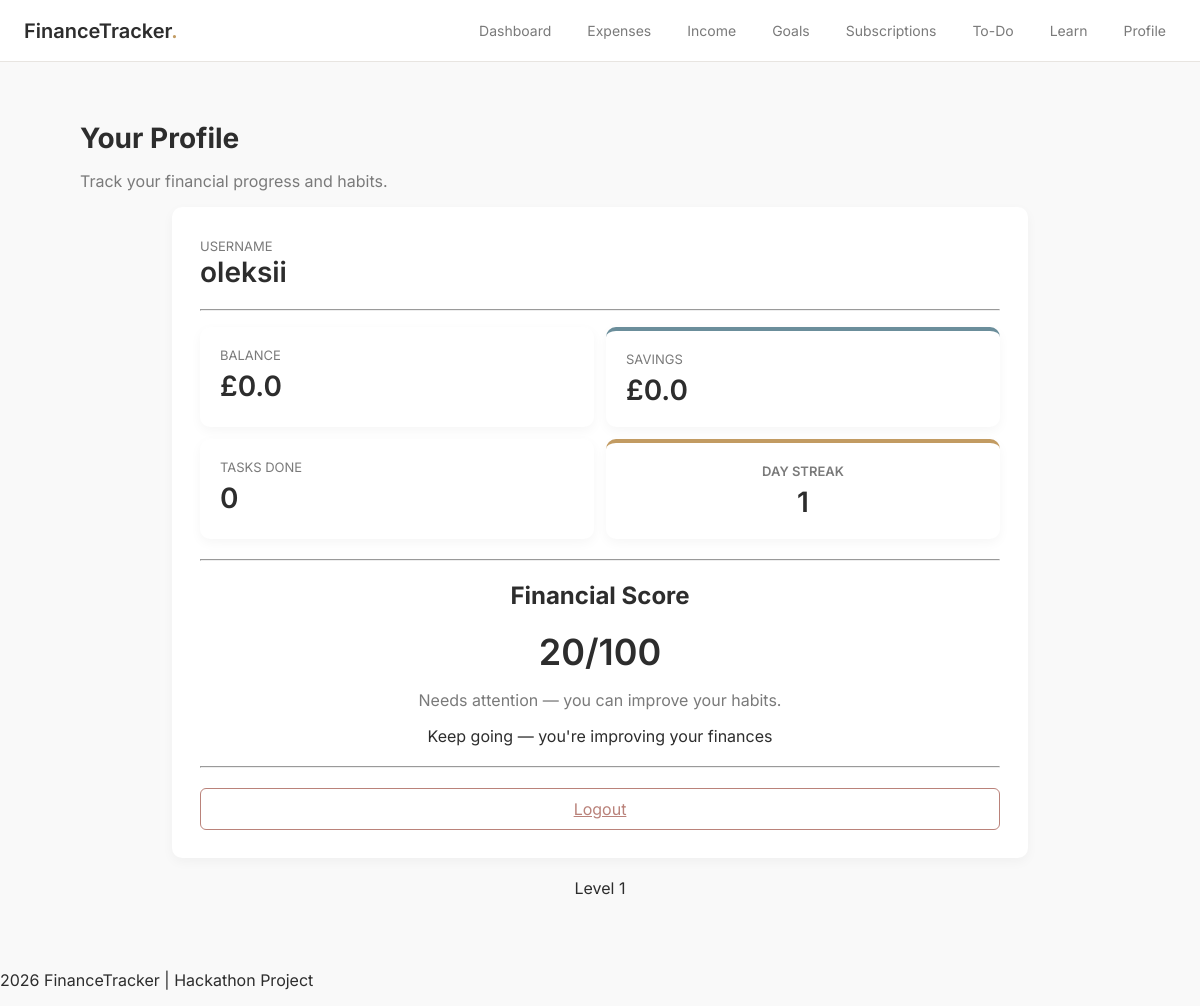
/profile/oleksii, run on an earlier commit of the app's database.
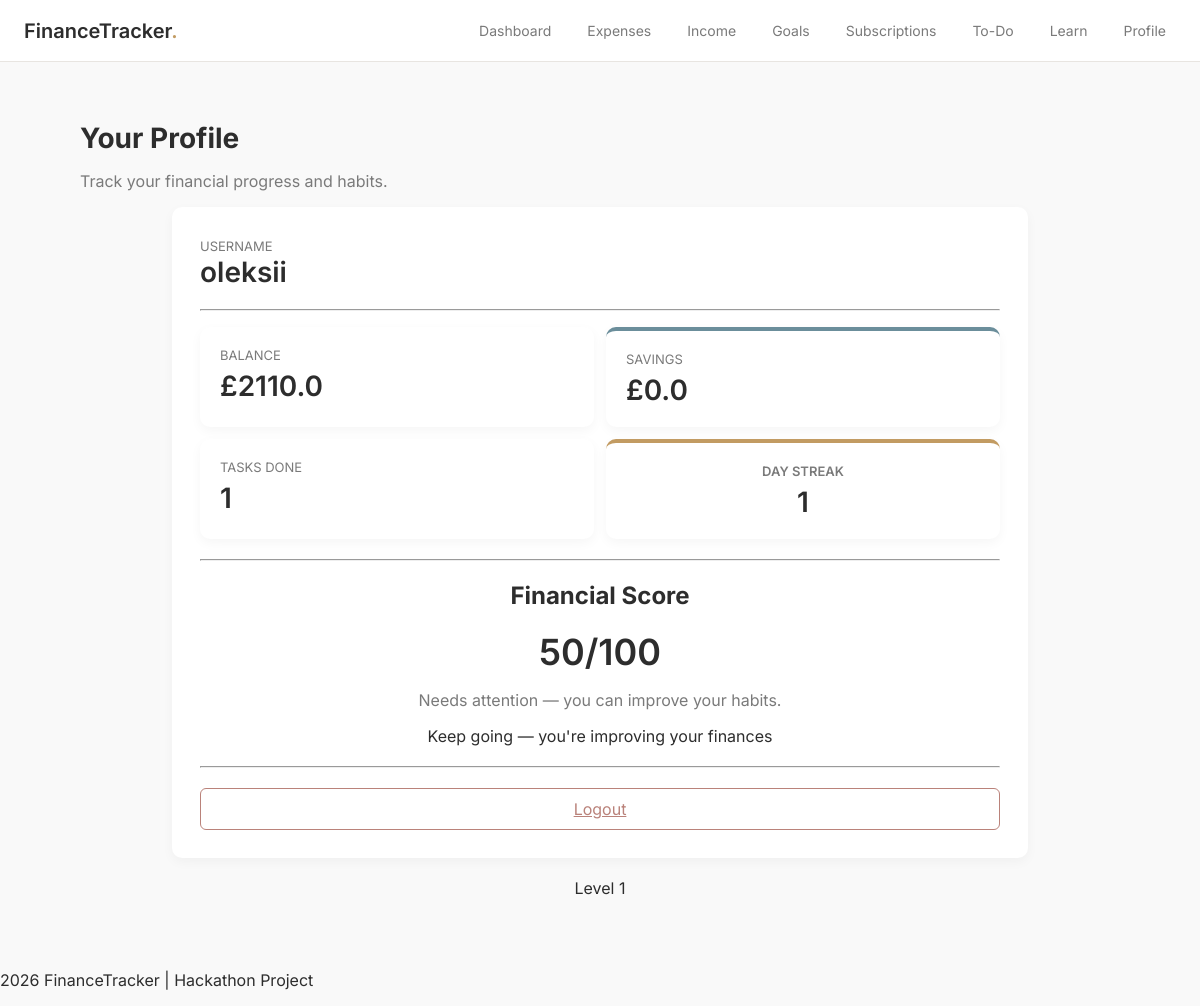
And on a later commit of the database.
### tables this page shows
CREATE TABLE users (
        id INTEGER PRIMARY KEY AUTOINCREMENT,
        username TEXT UNIQUE,
        streak INTEGER DEFAULT 0,
        email TEXT,
        password TEXT,
        balance REAL DEFAULT 0,
        savings REAL DEFAULT 0,
        last_active TEXT
    );

### app.py (the view)
@app.route("/profile/<username>")
def profile(username):
    user_id = get_user_id(username)
    if not user_id:
        return redirect(url_for("index"))
    conn = get_db()
    user = conn.execute(
        "SELECT * FROM users WHERE id=?",
        (user_id,)
    ).fetchone()
    income_data = conn.execute(
        "SELECT * FROM income WHERE user_id=?",
        (user_id,)
    ).fetchall()
    expenses_data = conn.execute(
        "SELECT * FROM expenses WHERE user_id=?",
        (user_id,)
    ).fetchall()
    tasks_done = conn.execute(
        "SELECT COUNT(*) as count FROM todo WHERE user_id=? AND completed=1",
        (user_id,)
    ).fetchone()["count"]
    conn.close()
    total_inc = sum([i["amount"] for i in income_data])
    total_exp = sum([e["amount"] for e in expenses_data])
    score = 0
    if total_inc > 0:
        savings_rate = user["savings"] / total_inc
        if savings_rate > 0.2:
            score += 40
        elif savings_rate > 0.1:
            score += 25
        else:
            score += 10
    if total_inc > total_exp:
        score += 30
    else:
        score += 10
    if user["streak"] > 5:
        score += 20
    else:
        score += 10
    score = min(score, 100)
    if score > 75:
        message = "You're in great financial shape!"
    elif score > 50:
        message = "You're doing well, keep improving!"
    else:
        message = "Needs attention — you can improve your habits."
    return render_template(
        "profile.html",
        user=user,
        username=username,
        score=score,
        tasks_done=tasks_done,
        message=message, level=user["streak"] // 3 + 1
    )

### app.py (called while the page is built)
def get_db():
    conn = sqlite3.connect(DB)
    conn.row_factory = sqlite3.Row
    return conn

def get_user_id(username):
    conn = get_db()
    user = conn.execute(
        "SELECT id FROM users WHERE username=?",
        (username,)
    ).fetchone()
    conn.close()
    return user["id"] if user else None

@app.context_processor
def inject_user():
    username = request.view_args.get("username") if request.view_args else None
    return dict(current_user=username)

### templates/profile.html (shortened to what this page needs)
{% extends "layout.html" %}
{% block navbar %}
    {% include "navbar.html" %}
{% endblock %}
{% block content %}
<div class="container">
    <div class="dashboard-header">
        <h1>Your Profile</h1>
        <p>Track your financial progress and habits.</p>
    </div>
    <div class="form-card" style="border-top-color: #2D2D2D; max-width: 800px; margin: 0 auto;">
        <div style="margin-bottom: 20px;">
            <label class="stat-label">Username</label>
            <div class="stat-value">{{ current_user }}</div>
        </div>
        <hr>
        <div class="overview-grid" style="grid-template-columns: repeat(2, 1fr); gap: 12px; margin-top: 16px;">
            <div class="stat-card balance">
                <div class="stat-label">Balance</div>
                <div class="stat-value">£{{ user.balance }}</div>
            </div>
            <div class="stat-card savings">
                <div class="stat-label">Savings</div>
                <div class="stat-value">£{{ user.savings }}</div>
            </div>
            <div class="stat-card tasks">
                <div class="stat-label">Tasks Done</div>
                <div class="stat-value">{{ tasks_done }}</div>
            </div>
            <div class="streak-card ">
                <div class="stat-label">Day streak</div>
                <div class="stat-value">{{ user.streak }}</div>
            </div>
        </div>
        <hr style="margin: 20px 0;">
        <div style="text-align: center; margin-top: 20px;">
            <h2>Financial Score</h2>
            <div style="font-size: 36px; font-weight: 600;">
                {{ score }}/100
            </div>
            <p style="color: #7A7A7A;">{{ message }}</p>
        </div>
        <div style="text-align: center;">
            {% if user.balance < 0 %}
                <p class="warning">You're in negative balance — take control!</p>
            {% elif user.savings > user.balance * 0.3 %}
                <p class="good">Great job! You're building strong savings</p>
            {% else %}
                <p>Keep going — you're improving your finances</p>
            {% endif %}
        </div>
        <hr style="margin: 20px 0;">
        <a href="/" class="btn-secondary" style="color: #BA827A; border-color: #BA827A; width: 100%; box-sizing: border-box;">
            Logout
        </a>
    </div>
    <div style="text-align:center; margin-top: 20px;">
        <p>Level {{ level }}</p>
    </div>
</div>
{% endblock %}

What changed in the data, as far as the page shows it:
changed users "oleksii": balance "0.0" → "2110.0"
Also different on the page:
{{ tasks_done }}: "0" → "1"
{{ score }}: "20" → "50"
